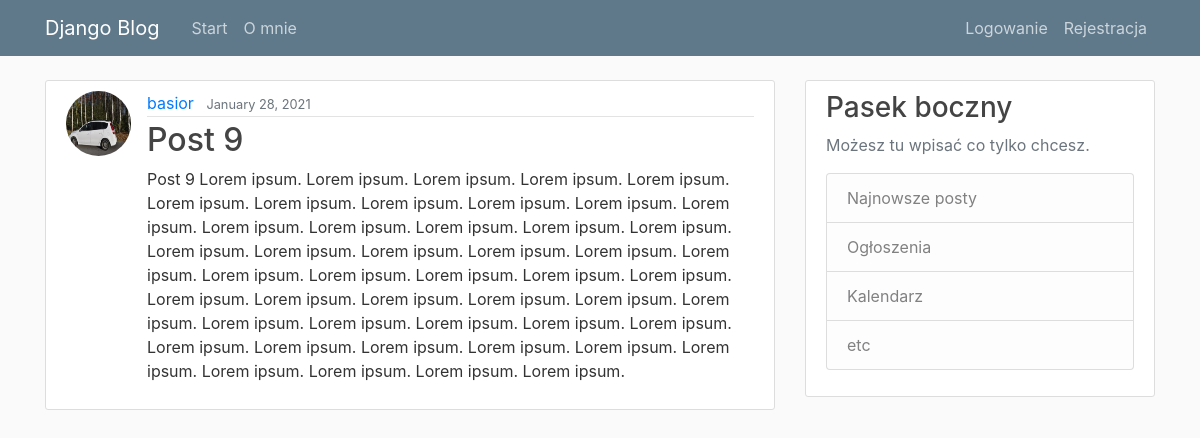
The page /post/14 on the database its author committed.
### blog/models.py (models this page shows, shortened)
class Post(models.Model):
    title = models.CharField(max_length=100)
    content = models.TextField()
    date_posted = models.DateTimeField(default=timezone.now)
    author = models.ForeignKey(User, on_delete=models.CASCADE)

### users/models.py (models this page shows, shortened)
class Profile(models.Model):
    user = models.OneToOneField(User, on_delete=models.CASCADE)
    image = models.ImageField(default='default.jpg', upload_to='profile_pics')

### blog/views.py (the view)
# urls.py: path('post/<int:pk>', PostDetailView.as_view(), name='post-detail'),
class PostDetailView(DetailView):
    model = Post

### blog/templates/blog/post_detail.html (shortened to what this page needs)
{% extends "blog/base.html" %}
{% block content %}
    <article class="media content-section">
        <img class="rounded-circle article-img" src="{{ object.author.profile.image.url }}">
        <div class="media-body">
            <div class="article-metadata">
              <a class="mr-2" href="{% url 'user-posts'  object.author.username %}">{{ object.author }}</a>
              <small class="text-muted">{{ object.date_posted|date:"F d, Y" }}</small>
            </div>
            <h2 class="article-title">{{ object.title }}</h2>
            <p class="article-content">{{ object.content }}</p>
        </div>
    </article>
{% endblock content %}

### blog/static/blog/main.css (style rules this page uses)
body { background: #fafafa; color: #333333; margin-top: 5rem; }
h1, h2, h3, h4, h5, h6 { color: #444444; }
.content-section { background: #ffffff; padding: 10px 20px; border: 1px solid #dddddd; border-radius: 3px; margin-bottom: 20px; }
.article-title { color: #444444; }
.article-content { white-space: pre-line; }
.article-img { height: 65px; width: 65px; margin-right: 16px; }
.article-metadata { padding-bottom: 1px; margin-bottom: 4px; border-bottom: 1px solid #e3e3e3 }

### rows shown on the page
Post: author.profile.image (picture), author "basior", date_posted "January 28, 2021", title "Post 9", content "Post 9 Lorem ipsum. Lorem ipsum. Lorem ipsum. Lorem ipsum. Lorem ipsum. Lorem ipsum. Lorem ipsum. Lorem ipsum. Lorem ipsum. Lorem ipsum. Lorem ipsum. Lorem ipsum. Lorem ipsum. Lorem ipsum. Lorem ipsum. Lorem ipsum. Lorem ipsum. Lorem ipsum. Lorem ipsum. Lorem ipsum. Lorem ipsum. Lorem ipsum. Lorem ipsum. Lorem ipsum. Lorem ipsum. Lorem ipsum. Lorem ipsum. Lorem ipsum. Lorem ipsum. Lorem ipsum. Lorem ipsum. Lorem ipsum. Lorem ipsum. Lorem ipsum. Lorem ipsum. Lorem ipsum. Lorem ipsum. Lorem ipsum. Lorem ipsum. Lorem ipsum. Lorem ipsum. Lorem ipsum. Lorem ipsum. Lorem ipsum. Lorem ipsum. Lorem ipsum. Lorem ipsum. Lorem ipsum."
